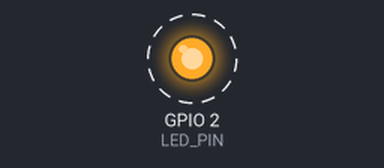
Simulated run of this sketch. Board: ESP32. Parts: output pins drawn as LEDs (lit = HIGH). Dashed ring = blinking. WiFi joins after 1.5 s; servers stay silent unless stated; what the sketch prints to the serial monitor is not drawn.

Above: at 3.0 s.
Timing chart, 0 to 7.1 s (numbered marks = the images above):
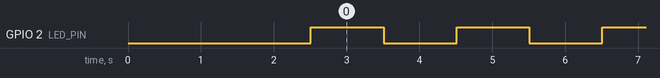

Measured:
- by itself, GPIO 2 (LED_PIN): alternates HIGH for 1.0 s and LOW for 1.0 s

The sketch:

sketch_may15b.ino
```cpp
#include <WiFi.h>
#include <WiFiClient.h>
#include <WebServer.h>
#include <ESPmDNS.h>
#include "OTAWebUpdater.h"

const char* host = "esp32";
const char* ssid = "3508B 2.4G";
const char* password = "12345668";

// Định nghĩa chân và biến cho LED
const int LED_PIN = 2;
unsigned long previousMillis = 0;
const long interval = 1000;  // Chu kỳ nhấp nháy 1 giây
bool ledState = false;

WebServer server(80);
OTAWebUpdater otaUpdater(&server, host);

void setup() {
  Serial.begin(115200);
  delay(1000);

  Serial.println();
  Serial.print("Connecting to ");
  Serial.println(ssid);

  WiFi.begin(ssid, password);

  while (WiFi.status() != WL_CONNECTED) {
    delay(500);
    Serial.print(".");
  }

  Serial.println("");
  Serial.println("WiFi connected.");
  Serial.print("IP address: ");
  Serial.println(WiFi.localIP());

  // Khởi tạo mDNS
  if (MDNS.begin(host)) {
    Serial.println("mDNS responder started");
    Serial.print("Bạn có thể kết nối qua http://");
    Serial.print(host);
    Serial.println(".local");
  }

  // Thiết lập OTA với username và password mặc định (admin/admin)
  otaUpdater.setup();

  // Đăng ký các endpoint cho OTA
  otaUpdater.registerEndpoints();

  // Cấu hình chân LED
  pinMode(LED_PIN, OUTPUT);
  digitalWrite(LED_PIN, LOW);

  server.begin();
  Serial.println("HTTP server started");
}

void loop() {
  server.handleClient();

  // Xử lý nhấp nháy LED
  unsigned long currentMillis = millis();
  if (currentMillis - previousMillis >= interval) {
    previousMillis = currentMillis;
    ledState = !ledState;
    digitalWrite(LED_PIN, ledState);
  }

  delay(1);
}
```

OTAWebUpdater.cpp
```cpp
#include "OTAWebUpdater.h"

OTAWebUpdater::OTAWebUpdater(WebServer *server, const char* host) {
  this->server = server;
  this->host = host;
  setupStyle();
  setupServerPage();
}

void OTAWebUpdater::setup(const char* username, const char* password) {
  this->loginUsername = username;
  this->loginPassword = password;
  setupLoginPage();
}

void OTAWebUpdater::setupStyle() {
  this->style =
    "<style>#file-input,input{width:100%;height:44px;border-radius:4px;margin:10px auto;font-size:15px}"
    "input{background:#f1f1f1;border:0;padding:0 15px}body{background:#3498db;font-family:sans-serif;font-size:14px;color:#777}"
    "#file-input{padding:0;border:1px solid #ddd;line-height:44px;text-align:left;display:block;cursor:pointer}"
    "#bar,#prgbar{background-color:#f1f1f1;border-radius:10px}#bar{background-color:#3498db;width:0%;height:10px}"
    "form{background:#fff;max-width:258px;margin:75px auto;padding:30px;border-radius:5px;text-align:center}"
    ".btn{background:#3498db;color:#fff;cursor:pointer}</style>";
}

void OTAWebUpdater::setupLoginPage() {
  this->loginIndex =
    "<form name=loginForm>"
    "<h1>ESP32 Login</h1>"
    "<input name=userid placeholder='User ID'> "
    "<input name=pwd placeholder=Password type=Password> "
    "<input type=submit onclick=check(this.form) class=btn value=Login></form>"
    "<script>"
    "function check(form) {"
    "if(form.userid.value=='" + this->loginUsername + "' && form.pwd.value=='" + this->loginPassword + "')"
    "{window.open('/serverIndex')}"
    "else"
    "{alert('Error Password or Username')}"
    "}"
    "</script>";
}

void OTAWebUpdater::setupServerPage() {
  this->serverIndex =
    "<script src='https://ajax.googleapis.com/ajax/libs/jquery/3.2.1/jquery.min.js'></script>"
    "<form method='POST' action='#' enctype='multipart/form-data' id='upload_form'>"
    "<h1>ESP32 Update Firmware</h1>"
    "<input type='file' name='update' id='file' onchange='sub(this)' style=display:none>"
    "<label id='file-input' for='file'>   Chọn file...</label>"
    "<input type='submit' class=btn value='Cập nhật'>"
    "<br><br>"
    "<div id='prg'>0%</div>"
    "<br><div id='prgbar'><div id='bar'></div></div><br></form>"
    "<script>"
    "function sub(obj){"
    "var fileName = obj.value.split('\\\\');"
    "document.getElementById('file-input').innerHTML = '   '+ fileName[fileName.length-1];"
    "};"
    "$('form').submit(function(e){"
    "e.preventDefault();"
    "var form = $('#upload_form')[0];"
    "var data = new FormData(form);"
    " $.ajax({"
    "url: '/update',"
    "type: 'POST',"
    "data: data,"
    "contentType: false,"
    "processData:false,"
    "xhr: function() {"
    "var xhr = new window.XMLHttpRequest();"
    "xhr.upload.addEventListener('progress', function(evt) {"
    "if (evt.lengthComputable) {"
    "var per = evt.loaded / evt.total;"
    "$('#prg').html('Tiến trình: ' + Math.round(per*100) + '%');"
    "$('#bar').css('width',Math.round(per*100) + '%');"
    "}"
    "}, false);"
    "return xhr;"
    "},"
    "success:function(d, s) {"
    "console.log('Thành công!');"
    "alert('Cập nhật thành công! Thiết bị sẽ khởi động lại.');"
    "},"
    "error: function (a, b, c) {"
    "alert('Lỗi cập nhật! Vui lòng thử lại.');"
    "}"
    "});"
    "});"
    "</script>";
}

void OTAWebUpdater::handleLogin() {
  String page = this->style + this->loginIndex;
  this->server->send(200, "text/html", page);
}

void OTAWebUpdater::handleServerIndex() {
  String page = this->style + this->serverIndex;
  this->server->send(200, "text/html", page);
}

void OTAWebUpdater::handleUpdate() {
  this->server->sendHeader("Connection", "close");
  this->server->send(200, "text/plain", (Update.hasError()) ? "FAIL" : "OK");
  ESP.restart();
}

void OTAWebUpdater::registerEndpoints() {
  // Đăng ký các route
  this->server->on("/", HTTP_GET, [this]() {
    this->handleLogin();
  });

  this->server->on("/serverIndex", HTTP_GET, [this]() {
    this->handleServerIndex();
  });

  // Xử lý khi nhận firmware
  this->server->on("/update", HTTP_POST,
    [this]() {
      this->handleUpdate();
    },
    [this]() {
      HTTPUpload& upload = this->server->upload();
      if (upload.status == UPLOAD_FILE_START) {
        Serial.printf("Update: %s\n", upload.filename.c_str());
        if (!Update.begin(UPDATE_SIZE_UNKNOWN)) {
          Update.printError(Serial);
        }
      } else if (upload.status == UPLOAD_FILE_WRITE) {
        if (Update.write(upload.buf, upload.currentSize) != upload.currentSize) {
          Update.printError(Serial);
        }
      } else if (upload.status == UPLOAD_FILE_END) {
        if (Update.end(true)) {
          Serial.printf("Update Success: %u\nRestarting...\n", upload.totalSize);
        } else {
          Update.printError(Serial);
        }
      } else if (upload.status == UPLOAD_FILE_ABORTED) {
        Update.end();
        Serial.println("Update aborted");
      }
    }
  );
}
```

OTAWebUpdater.h
```cpp
#ifndef OTA_WEB_UPDATER_H
#define OTA_WEB_UPDATER_H

#include <WiFi.h>
#include <WiFiClient.h>
#include <WebServer.h>
#include <Update.h>

class OTAWebUpdater {
  private:
    WebServer *server;
    String host;
    String loginUsername;
    String loginPassword;
    String style;
    String loginIndex;
    String serverIndex;

    void setupStyle();
    void setupLoginPage();
    void setupServerPage();

  public:
    OTAWebUpdater(WebServer *server, const char* host);
    void setup(const char* username = "Admin", const char* password = "123456");
    void handleLogin();
    void handleServerIndex();
    void handleUpdate();
    void registerEndpoints();
};

#endif
```
